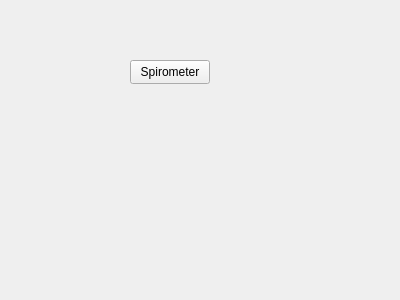
<?xml version="1.0" encoding="UTF-8"?>
<ui version="4.0">
 <class>SpirometerSettingsWidget</class>
 <widget class="QWidget" name="SpirometerSettingsWidget">
  <property name="geometry">
   <rect>
    <x>0</x>
    <y>0</y>
    <width>400</width>
    <height>300</height>
   </rect>
  </property>
  <property name="windowTitle">
   <string>Form</string>
  </property>
  <widget class="QPushButton" name="pushButton">
   <property name="geometry">
    <rect>
     <x>130</x>
     <y>60</y>
     <width>80</width>
     <height>24</height>
    </rect>
   </property>
   <property name="text">
    <string>Spirometer</string>
   </property>
  </widget>
 </widget>
 <resources/>
 <connections/>
</ui>
